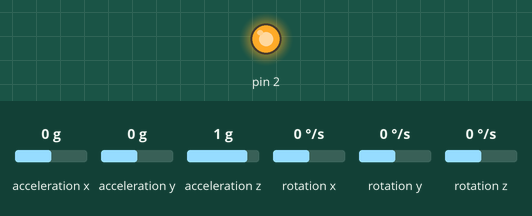
A sketch run on a simulated Arduino Uno, built with avr-gcc and run on an emulated ATmega328P. Parts: output pins drawn as LEDs (lit = HIGH). Wiring (inferred from the names in the program): MPU-6050 motion sensor at I2C address 0x68. The test bench sets the inputs (shaded band); at power-on: acceleration x 0 g, acceleration y 0 g, acceleration z 1 g, rotation x 0 °/s, rotation y 0 °/s, rotation z 0 °/s. What the sketch prints to the serial monitor is not drawn.

Above: at 1.5 s.
1.6 s: acceleration x set to -1.4 g
4.5 s: acceleration x set to 0.8 g
Timing chart, 0 to 7.5 s (numbered marks = the images above; inputs shaded):
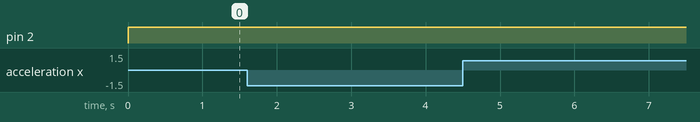

The sketch:

skateboard_uno.ino
```cpp
#include<Wire.h>
const int MPU=0x68;  // I2C address of the MPU-6050
int16_t AcX,AcY,AcZ,Tmp,GyX,GyY,GyZ;
int16_t xThresh=5000, yThresh=5000;

void setup(){
  Wire.begin();
  Wire.beginTransmission(MPU);
  Wire.write(0x6B);  // PWR_MGMT_1 register
  Wire.write(0);     // set to zero (wakes up the MPU-6050)
  Wire.endTransmission(true);
  Serial.begin(9600);
  pinMode(2, OUTPUT);
}
void loop(){
  digitalWrite(2, HIGH);
  Wire.beginTransmission(MPU);
  Wire.write(0x3B);  // starting with register 0x3B (ACCEL_XOUT_H)
  Wire.endTransmission(false);
  Wire.requestFrom(MPU,14,true);  // request a total of 14 registers
  AcX=Wire.read()<<8|Wire.read();  // 0x3B (ACCEL_XOUT_H) & 0x3C (ACCEL_XOUT_L)
  AcY=Wire.read()<<8|Wire.read();  // 0x3D (ACCEL_YOUT_H) & 0x3E (ACCEL_YOUT_L)
  //AcZ=Wire.read()<<8|Wire.read();  // 0x3F (ACCEL_ZOUT_H) & 0x40 (ACCEL_ZOUT_L)
  //Tmp=Wire.read()<<8|Wire.read();  // 0x41 (TEMP_OUT_H) & 0x42 (TEMP_OUT_L)
  //GyX=Wire.read()<<8|Wire.read();  // 0x43 (GYRO_XOUT_H) & 0x44 (GYRO_XOUT_L)
  //GyY=Wire.read()<<8|Wire.read();  // 0x45 (GYRO_YOUT_H) & 0x46 (GYRO_YOUT_L)
  //GyZ=Wire.read()<<8|Wire.read();  // 0x47 (GYRO_ZOUT_H) & 0x48 (GYRO_ZOUT_L)

  //Serial.print("Accelerometer: ");
  //Serial.print("X = "); Serial.print(AcX);
  //Serial.print(" | Y = "); Serial.println(AcY);
  if (AcX > xThresh)
    Serial.print("a");
   else if (AcX < -xThresh)
    Serial.print("d");
   else if (AcY > yThresh)
    Serial.print("w");
   else if(AcY < -yThresh)
    Serial.print("s");

  //Serial.print(" | Z = "); Serial.println(AcZ);
  //equation for temperature in degrees C from datasheet
  //Serial.print("Temperature: "); Serial.print(Tmp/340.00+36.53); Serial.println(" C ");

  //Serial.print("Gyroscope: ");
  //Serial.print("X = "); Serial.print(GyX);
  //Serial.print(" | Y = "); Serial.print(GyY);
  //Serial.print(" | Z = "); Serial.println(GyZ);
  //Serial.println(" ");
  delay(750);
}
```

Measured:
- after the input at 1.6 s, every drawn part: stays the same
- after the input at 4.5 s, every drawn part: stays the same
